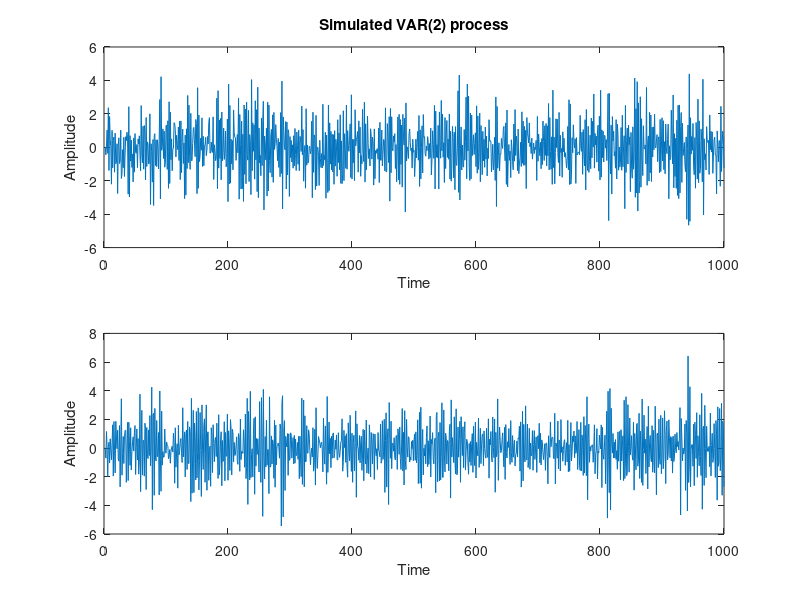

This chart was generated by the following MATLAB code: (Note: this script raises an error after producing the figure.)
%
% Time series analysis
% Lund University
%
% Example code 16: Multivariate identification (see also example 7.10).
%
% Reference: 
%   "An Introduction to Time Series Modeling", 4th ed, by Andreas Jakobsson
%   Studentlitteratur, 2021
%
clear; clc;
close all;

rng(1)                                          % Set the seed (just done for the lecture!)
N      = 1000;                                  % Try using a shorter realization.
m      = 2;                                     % Dimension of the VAR-process.
noLags = 10;

% Simulate a VAR(2) process.
A1 = [.5 .4 ; .1 .8];                           % Try changing the AR-polynomials (remember to check for stability!)
A2 = [-.2 -.1 ; .3 .6 ];
e = randn(m, N);
Y = zeros(m, N);
for k=3:N
    Y(:,k) = -A1*Y(:,k-1) -A2*Y(:,k-2) + e(:,k);
end

% Prot the resulting processes.
figure; 
subplot(211)
plot( Y(1,:) )
xlabel('Time')
ylabel('Amplitude')
title('Simulated VAR(2) process')
subplot(212)
plot( Y(2,:) )
xlabel('Time')
ylabel('Amplitude')


%% Estimate the ACF and PACF.
[Ry, rhoY] = corrM( Y, noLags );
S = pacfM( Y, noLags );

fprintf('The estimated covariance sequence is: \n')
Rya = [ Ry{1} Ry{2} Ry{3} Ry{4} Ry{5} ] 

fprintf('The estimated ACF is: \n')
Ra  = [ rhoY{1} rhoY{2} rhoY{3} rhoY{4} rhoY{5} ] 

fprintf('The estimated PACF is: \n')
Sa  = [ S{1} S{2} S{3} S{4} S{5} ]

signBound = 2 / sqrt(N);
fprintf('The (upper) confidence interval is %6.4f.\n', signBound );

% Test is the ACF and PACF are normal distributed.
if mjbtest( [ rhoY{2} rhoY{3} rhoY{4} rhoY{5} rhoY{6} ]  )
    fprintf('The ACF is deemed NORMAL distributed.\n')
else
    fprintf('The ACF is NOT deemed normal distributed.\n')
end
if mjbtest( [ S{2} S{3} S{4} S{5} S{6} ] )
    fprintf('The PACF is deemed NORMAL distributed.\n')
else
    fprintf('The PACF is NOT deemed normal distributed.\n')
end


%% Which values are outside the confidence interval?
fprintf('The ACF values outside the confidence interval are:')
abs(Ra)>signBound
fprintf('The PACF values outside the confidence interval are:')
abs(Sa)>signBound


%% Lets estimate the AR polynomials for varying orders.
% To deal with that Matlab does not allow vectors with index 0, store the
% vectors shifted one step.
signLvl = 0.05;
for k=1:6
    [ thEst{k}, sigEst{k}, resEst{k}] = lsVAR( Y, k-1 );
end

for p=2:6
    M(p-1) = -(N-p-p*m-0.5)*log( det(sigEst{p})/det(sigEst{p-1}) );
end
chiV = chi2inv( 1-signLvl, m^2 );
fprintf('The threshold for the likelihood ratio test is %6.4f.\n', chiV);
fprintf('The likelihood ratio test, for k=1, 2, ... (the model order estimate is the last non-zero ratio).\n')

M
M>chiV


%% Lets estimate the AIC, BIC, and FPE as well.
for k=1:6
    AIC(k) = N*log( det( sigEst{k} ) ) + 2*k*m^2;
    BIC(k) = N*log( det( sigEst{k} ) ) + k*m^2 * log(N);
    FPE(k) = ( (N+m*k+1)/(N-m*k-1) )^m *det( sigEst{k} ) ;
end

figure
plot( [AIC(:)/max(AIC) BIC(:)/max(BIC) FPE(:)/max(FPE)])
line( [2 2], [0 1 ], 'Color','red','LineStyle',':' )
title('Normalized AIC, BIC, and FPE')
legend('AIC', 'BIC', 'FPE', 'True order')
xlabel('k')
ylabel('Normalized cost function')


%% Form the LBP test for the different residuals.
for k=1:6
    [ deemedWhite(k), Q(k), chiV ] = lbpTest( resEst{k} ); 
end
fprintf('The threshold for the LBP test is %6.4f.\n', chiV);

figure
plot( Q )
line( [1 6], [chiV chiV], 'Color','red','LineStyle',':' )
legend('Test statistics', 'Threshold')
title('The LBP whiteness test')
xlabel('k')
ylabel('Test statistics')
deemedWhite
